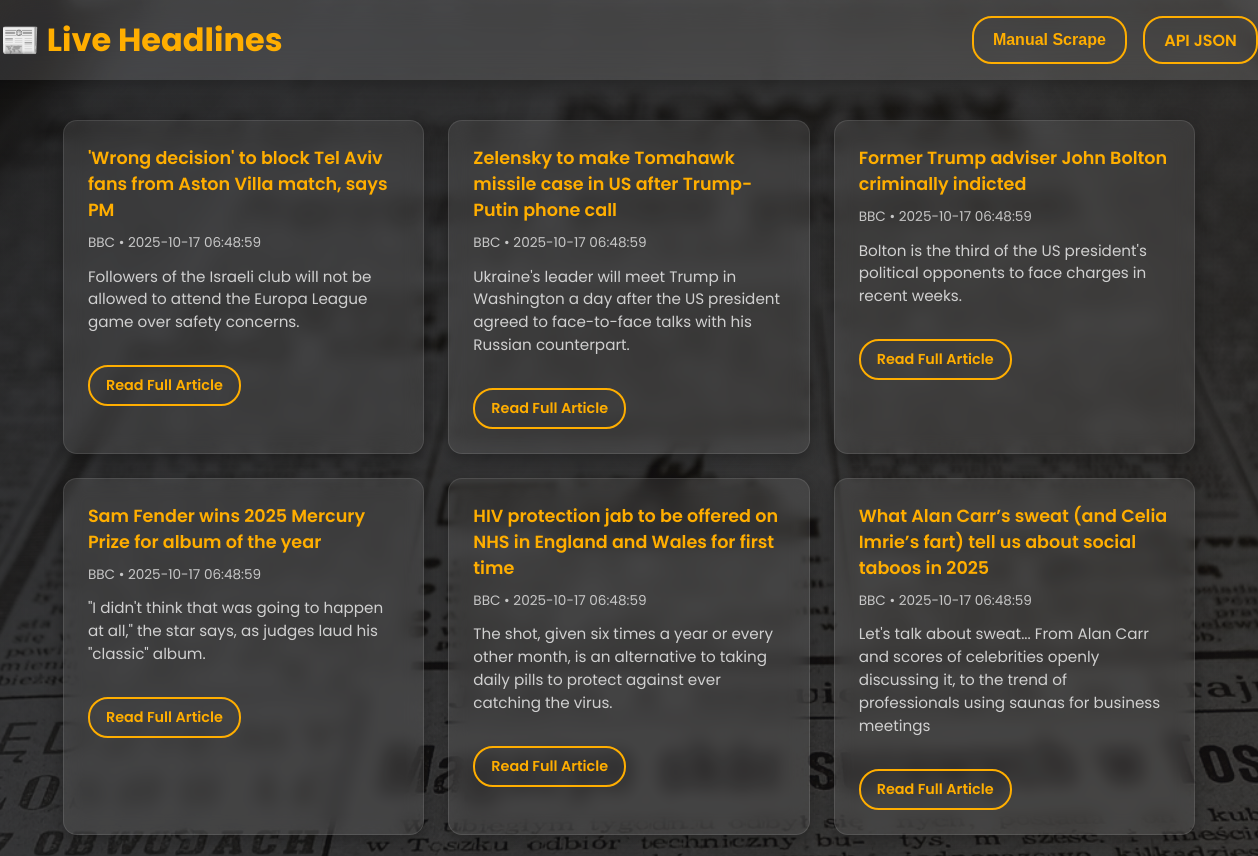
Before: / (upper part) with the older database file.
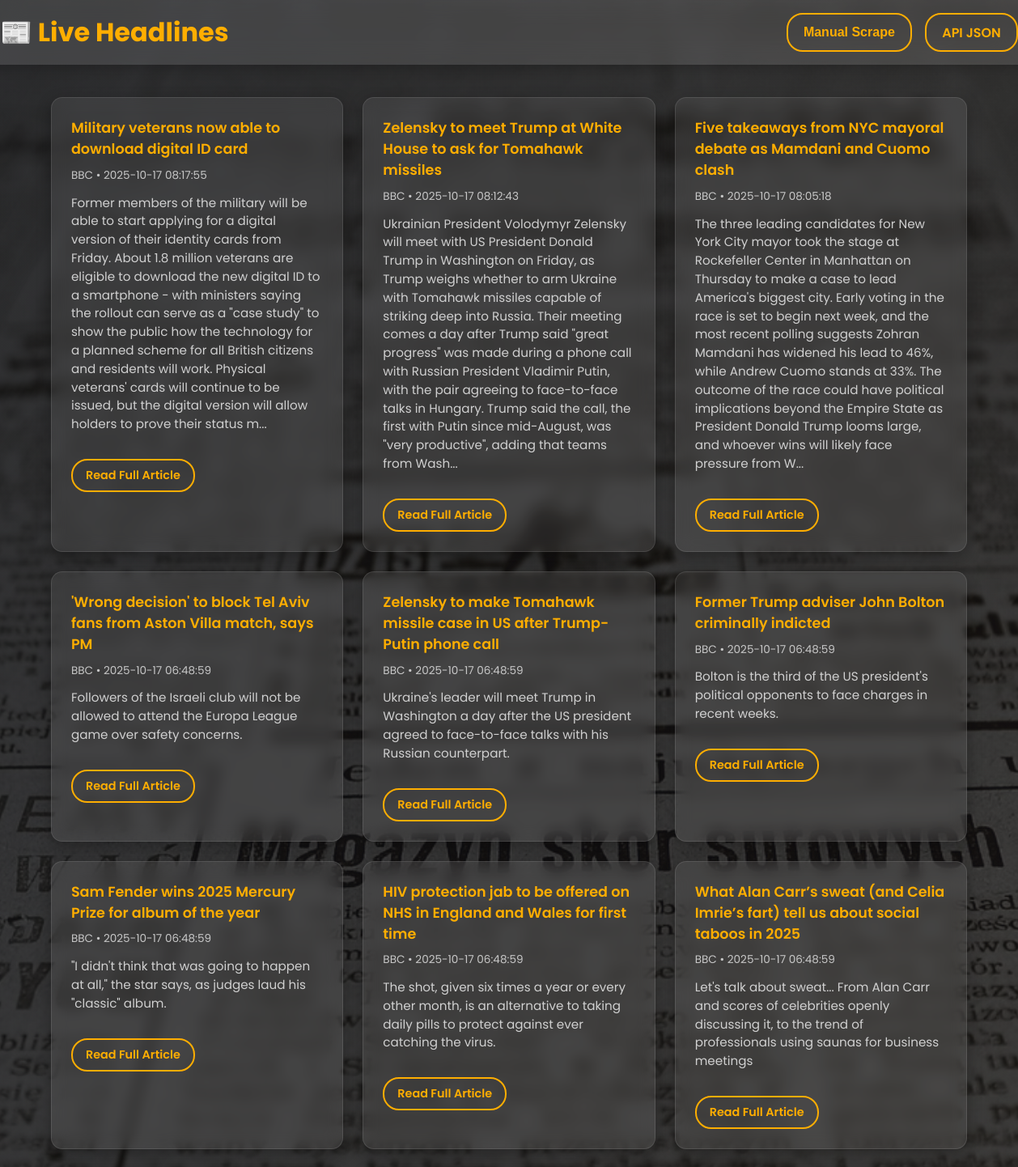
After: the same page with the newer database file.
### app.py (models this page shows)
class News(db.Model):
    id = db.Column(db.Integer, primary_key=True)
    title = db.Column(db.String(255), unique=True)
    url = db.Column(db.String(255))
    source = db.Column(db.String(50))
    fetched_at = db.Column(db.DateTime, default=datetime.utcnow)
    content = db.Column(db.Text)

### app.py (the view)
@app.route("/")
def home():
    headlines = News.query.order_by(News.fetched_at.desc()).all()
    return render_template("index.html", headlines=headlines)

### templates/index.html (shortened to what this page needs)
<!DOCTYPE html>
<html lang="en">
<head>
</head>
<body>
  <header>
    <h1>📰 Live Headlines</h1>
    <div class="buttons">
      <button id="manualScrapeBtn" class="btn">Manual Scrape</button>
      <a href="/api" class="btn">API JSON</a>
    </div>
  </header>
  <div class="container">
    {% if headlines %}
      {% for h in headlines %}
      <div class="card">
        <a href="{{ h.url }}" target="_blank">{{ h.title }}</a>
        <div class="meta">{{ h.source }} • {{ h.fetched_at.strftime("%Y-%m-%d %H:%M:%S") }}</div>
        {% if h.content %}
        <p>{{ h.content[:500] }}{% if h.content|length > 500 %}...{% endif %}</p>
        {% endif %}
        <a href="{{ url_for('article', article_id=h.id) }}" class="btn">Read Full Article</a>
      </div>
      {% endfor %}
    {% else %}
      <p>No headlines yet. Click <b>Manual Scrape</b> to fetch some!</p>
    {% endif %}
  </div>
</body>
</html>

Changed rows visible on the page:
added News: title "Military veterans now able to download digital ID card", source "BBC", fetched_at "2025-10-17 08:17:55", content "Former members of the military will be able to start applying for a digital version of their identity cards from Friday. About 1.8 million veterans are eligible to download the new digital ID to a smartphone - with ministers saying the rollout can serve as a \"case study\" to show the public how the technology for a planned scheme for all British citizens and residents will work. Physical veterans' cards will continue to be issued, but the digital version will allow holders to prove their status m"
added News: title "Zelensky to meet Trump at White House to ask for Tomahawk missiles", source "BBC", fetched_at "2025-10-17 08:12:43", content "Ukrainian President Volodymyr Zelensky will meet with US President Donald Trump in Washington on Friday, as Trump weighs whether to arm Ukraine with Tomahawk missiles capable of striking deep into Russia. Their meeting comes a day after Trump said \"great progress\" was made during a phone call with Russian President Vladimir Putin, with the pair agreeing to face-to-face talks in Hungary. Trump said the call, the first with Putin since mid-August, was \"very productive\", adding that teams from Wash"
added News: title "Five takeaways from NYC mayoral debate as Mamdani and Cuomo clash", source "BBC", fetched_at "2025-10-17 08:05:18", content "The three leading candidates for New York City mayor took the stage at Rockefeller Center in Manhattan on Thursday to make a case to lead America's biggest city. Early voting in the race is set to begin next week, and the most recent polling suggests Zohran Mamdani has widened his lead to 46%, while Andrew Cuomo stands at 33%. The outcome of the race could have political implications beyond the Empire State as President Donald Trump looms large, and whoever wins will likely face pressure from W"
